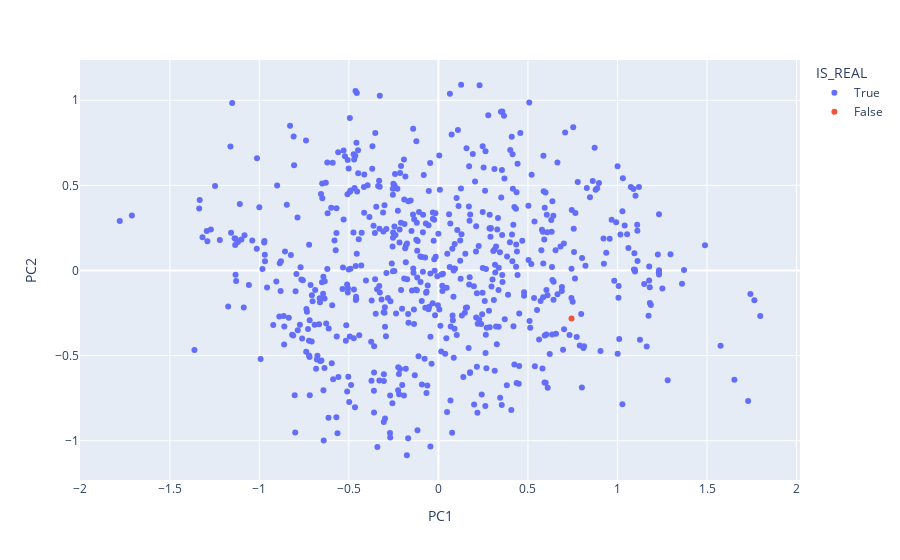
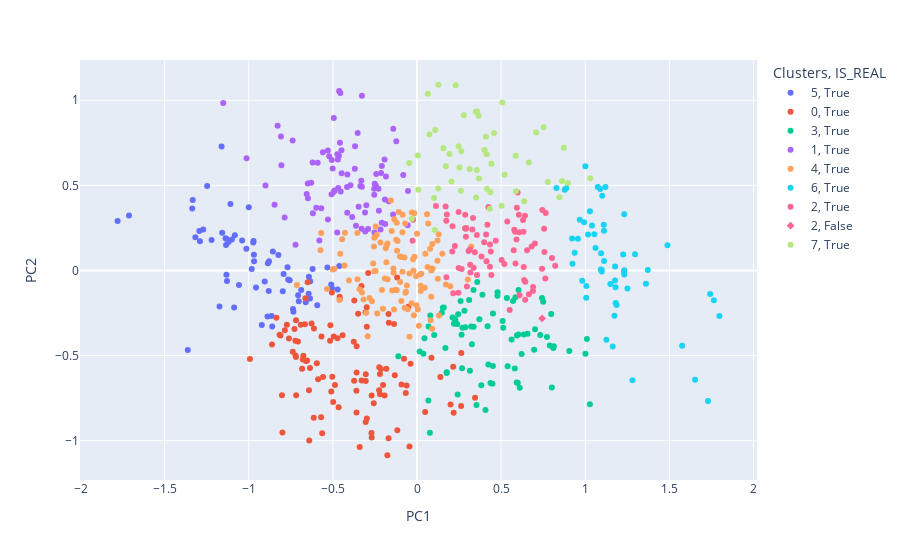

Notebook cell for these charts, in order:
### Code cell
nba_analysis.k_nearest_neighbors(team,minutes_selection_method='average',stats_selection_method='best',visualize=True)
